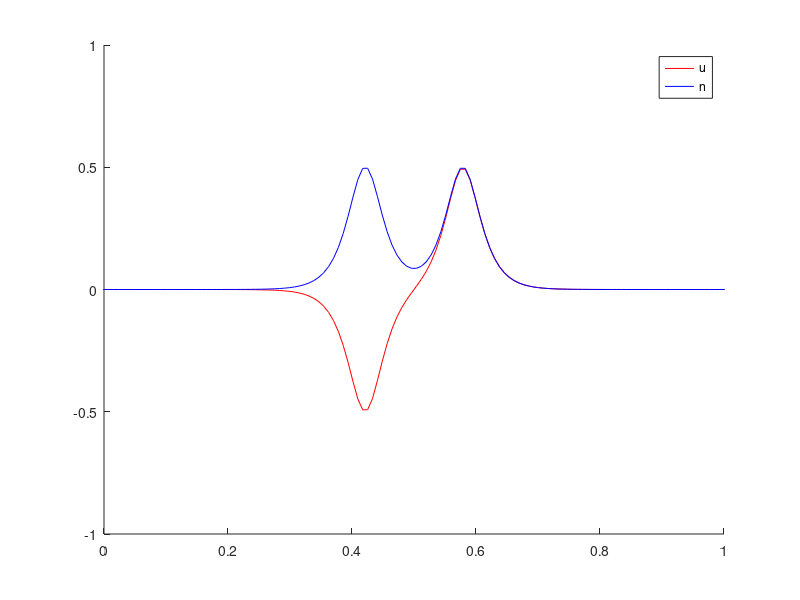
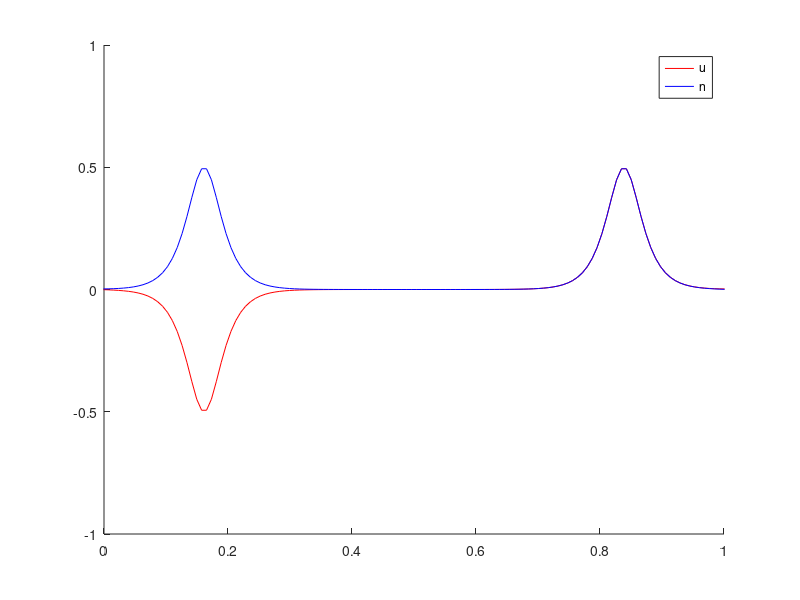
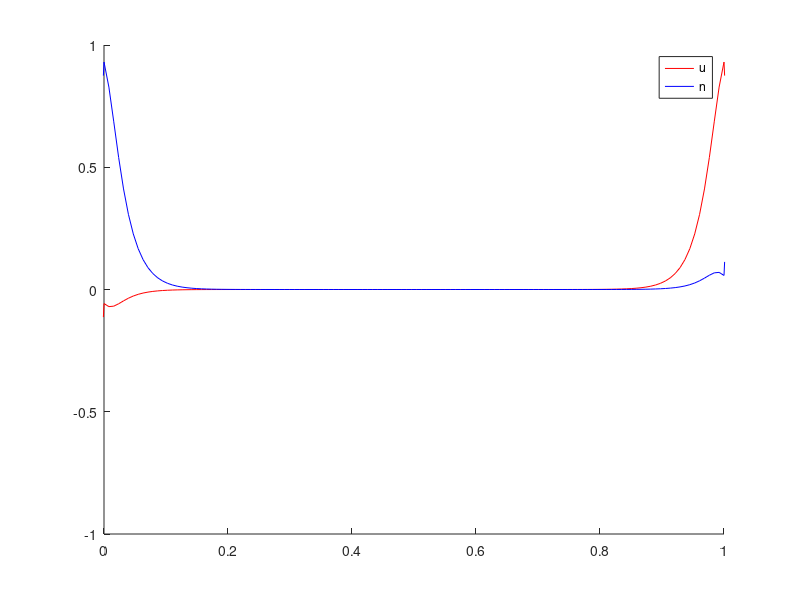
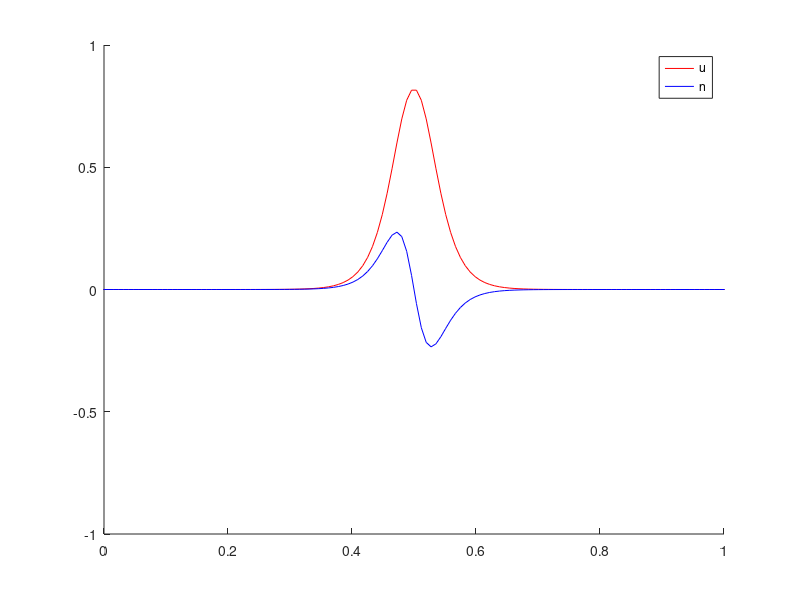

These charts were generated, in order, by the following MATLAB code:
% Problem 1 (a)
% Marty Fuhry
% 3/15/2011
% Compiled and ran using GNU Octave, version 3.2.4 configured for "x86_64-pc-linux-gnu".

%%%%%%%%%%%%%%%%%%%%%%%%%%%%%%%%%%%%%%%%%%%%%%%%%%%%%%%%%%%%%%%%%%%%%%%%%%%%%%%%
% Consider the shallow water equations                                         %
%  u_t + n_x = 0                                                               %
%  n_t + u_x = 0                                                               %
% on the interval 0 < x < 1.                                                   %
% Use Lax Wendroff                                                             % 
%  u_j^n+1 = u_j^n - 1/(2dx) A (u_j+1^n - u_j-1^n)                             %
%            + dt^2/(dx^2) A (u_j+1^n - 2u_j^n + u_j-1^n)                      %
% with m=128 grid points and the intial condition                              %
%  n(x, 0) = sech(40(x - 0.5))                                                 %
%  u(x, 0) = 0                                                                 %
% with boundary condtions                                                      %
%  u(0, t) = 0                                                                 %
%  n(1, t) = 0                                                                 %
%%%%%%%%%%%%%%%%%%%%%%%%%%%%%%%%%%%%%%%%%%%%%%%%%%%%%%%%%%%%%%%%%%%%%%%%%%%%%%%%

% set up some PDE variables
m = 128;
a = 0;
b = 1;

% discretize the grid
dx = (b - a) / (m - 1);
x = [a-dx:dx:b+dx]';

% keep the courant number 1 so that there is no dispersion
dt = dx;
timesteps = 1/dt; % go until t = 1
mu = dt/dx;

% define the FD matrices
A = diag(ones(m+1,1),1) - diag(ones(m+1,1),-1);
B = diag(ones(m+1,1),1) - 2*diag(ones(m+2,1)) + diag(ones(m+1,1),-1);

% get the change of basis matrix P
M = [0 1; 1 0];
[P, L] = eig(M); % note: P is orthonormal because M is symmetric

% initial conditions
n = sech(40*(x - 0.5)); 
u = zeros(m+2,1);

% transform to the eigenbasis
W = P*[u'; n'];

w1 = W(1,:)';
w2 = W(2,:)';

% start the FD method
for t = 1:ceil(timesteps)
    % set left boundary conditions wrt the eigenbasis
    W = P*[0, n(2)]';
    w1(1) = W(1);
    w2(1) = W(2);

    % set right boundary conditions wrt the eigenbasis
    W = P*[u(m+1), 0]';
    w1(m+2) = W(1);
    w2(m+2) = W(2);

    % peform the FD method over the decoupled equations
    w1 = w1 + ( mu/2*A + mu^2/2*B)*w1;
    w2 = w2 + (-mu/2*A + mu^2/2*B)*w2;

    % transform back to the original basis
    W = [w1'; w2'];
    U = P'* W; 
    u = U(1,:)';
    n = U(2,:)';

    % plot u and n
    hold on
    plot(x,u, 'r'); 
    plot(x,n, 'b'); 
    legend("u", "n")
    axis([a,b,-1,1])
    drawnow;
    if t == 10
        print "-S640,480" prob1-1.png
    elseif t == ceil(timesteps/3)
        print "-S640,480" prob1-2.png
    elseif t == ceil(timesteps/2)
        print "-S640,480" prob1-3.png
    elseif t == ceil(timesteps)
        print "-S640,480" prob1-4.png
    endif
    clf;
endfor
input("Press any key to continue.");
